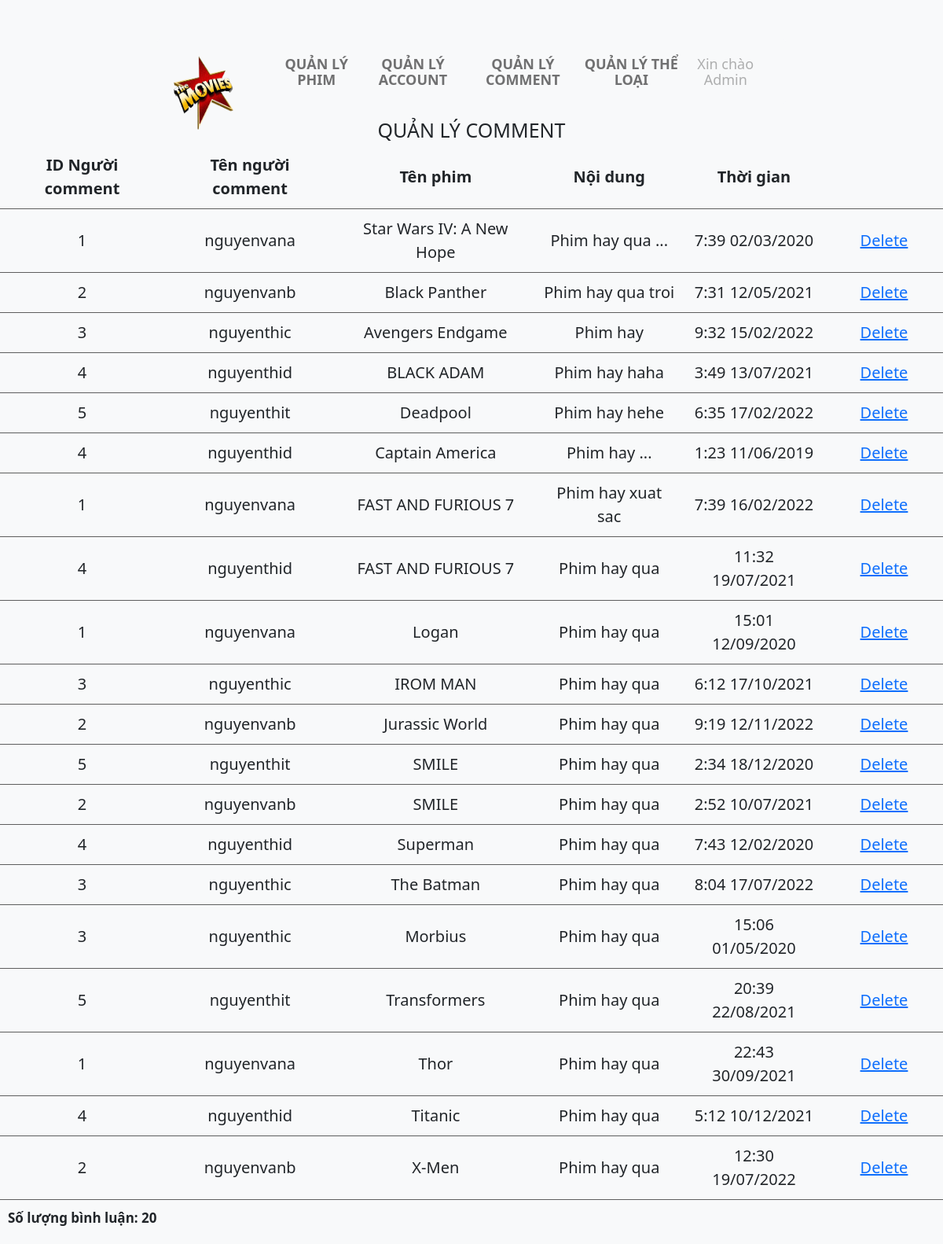
Page /loginAdmin/comment.php (signed in) on the committed database.
### tables this page shows
CREATE TABLE `Comment`
(
  `MaBL` INT AUTO_INCREMENT,
  `MaUser` INT NOT NULL,
  `MaF` INT NOT NULL,
  `Content` NVARCHAR(1000) NOT NULL,
  `Times` VARCHAR(20) NOT NULL,
  PRIMARY KEY (`MaBL`, `MaUser`, `MaF`),
  FOREIGN KEY (`MaUser`) REFERENCES `Users`(`MaUser`),
  FOREIGN KEY (`MaF`) REFERENCES `Film`(`MaF`)
);

CREATE TABLE `Users`
(
  `MaUser` INT AUTO_INCREMENT,
  `Username` VARCHAR(30) NOT NULL,
  `PWD` VARCHAR(30) NOT NULL,
  `Gmail` VARCHAR(30) NOT NULL,
  `OTP` INT DEFAULT NULL,
  PRIMARY KEY (`MaUser`),
  UNIQUE (`Gmail`),
  UNIQUE(`Username`)
);

CREATE TABLE `Film`
(
  `MaF` INT AUTO_INCREMENT,
  `Names` NVARCHAR(50) NOT NULL,
  `Actor` NVARCHAR(100) NOT NULL,
  `Director` NVARCHAR(100) NOT NULL,
  `Rating` TINYINT NOT NULL,
  `Descr` NVARCHAR(1000) NOT NULL,
  `Images` VARCHAR(100) NOT NULL,
  `Trailer` VARCHAR(255) NOT NULL,
  `Age` TINYINT NOT NULL,
  `Years` INT NOT NULL,
  PRIMARY KEY (`MaF`)
);

### loginAdmin/comment.php (the view, shortened to what this page needs)
<!DOCTYPE html>
<html lang="en">
<head>
    <link rel="stylesheet" href="https://maxcdn.bootstrapcdn.com/bootstrap/3.3.7/css/bootstrap.min.css">
    <link rel="stylesheet" href="../css/loginAdmin.css">
    <link rel="stylesheet" href="../css/loginAdmin.css">
    <link rel="stylesheet" href="../css/main.css">
    <link href="https://cdn.jsdelivr.net/npm/bootstrap@5.2.2/dist/css/bootstrap.min.css" rel="stylesheet">
</head>
<body style="background: rgb(248, 249, 250)">
<div class="navbarMenu" style="height: 100px; font-size: 18px; text-align:center">
    <nav class="navbar navbar-expand-lg navbar-light bg-light" id="navBar">
        <div class="container-fluid">
            <a class="navbar-brand" href="home.php"><img id="logo" src="../images/logo.png" alt="IMG" style="width: 100px;"></a>
            <div class="collapse navbar-collapse" id="navbarSupportedContent">
                <ul class="navbar-nav me-auto mb-2 mb-lg-0" id="toCenter">
                    <li class="nav-item">
                        <a class="nav-link" aria-current="page" href="home.php"><b>QUẢN LÝ PHIM</b></a>
                    </li>
                    <li class="nav-item">
                        <a class="nav-link" href="user.php"><b>QUẢN LÝ ACCOUNT</b></a>
                    </li>
                    <li class="nav-item">
                        <a class="nav-link" href="comment.php"><b>QUẢN LÝ COMMENT</b></a>
                    </li>
                    <li class="nav-item">
                        <a class="nav-link" href="genre.php"><b>QUẢN LÝ THỂ LOẠI</b></a>
                    </li>
                    <li class="nav-item">
                        <a class="nav-link disabled">Xin chào Admin</a>
                    </li>
                </ul>
            </div>
        </div>
    </nav>
</div>
<table cellpadding="10" cellspacing="10" border="0" style="border-collapse: collapse; margin: auto;font-size: 20px">
<h1 style="text-align: center">QUẢN LÝ COMMENT</h1>
    <tr class="header">
        <td>ID Người comment</td>
        <td>Tên người comment</td>
        <td>Tên phim</td>
        <td>Nội dung</td>
        <td>Thời gian</td>
    </tr>
        <?php
            require_once('../api/dbConnection.php');
            $sql = 'SELECT * FROM comment';
            try {
                $stmt = $dbCon->prepare($sql);
                $stmt->execute();
            } catch (PDOException $ex) {
                die(json_encode(array('status' => false, 'data' => $ex->getMessage())));
            }
            $total = 0;
            while ($row = $stmt->fetch(PDO::FETCH_ASSOC)){
                $total++;
                $sql1 = 'SELECT * FROM users WHERE MaUser=?';
                try {
                    $stmt1 = $dbCon->prepare($sql1);
                    $stmt1->execute(array($row['MaUser']));
                } catch (PDOException $ex) {
                    die(json_encode(array('status' => false, 'data' => $ex->getMessage())));
                }
                $row1 = $stmt1->fetch(PDO::FETCH_ASSOC);
                $sql2 = 'SELECT * FROM film WHERE MaF=?';
                try {
                    $stmt2 = $dbCon->prepare($sql2);
                    $stmt2->execute(array($row['MaF']));
                } catch (PDOException $ex) {
                    die(json_encode(array('status' => false, 'data' => $ex->getMessage())));
                }
                $row2 = $stmt2->fetch(PDO::FETCH_ASSOC);
                echo '
                <tr class="item">
                    <td>'.$row['MaUser'].'</td>
                    <td>'.$row1['Username'].'</td>
                    <td>'.$row2['Names'].'</td>
                    <td>'.$row['Content'].'</td>
                    <td>'.$row['Times'].'</td>
                    <td><a href="" id='.$row["MaBL"].' class="delComment">Delete</a></td>
                </tr>
                ';
            }
          ?>
    <tr class="control" style="text-align: left; font-weight: bold; font-size: 17px">
        <td colspan="5">
            <p>Số lượng bình luận: <?php if (isset($total)) echo $total; ?></p>
        </td>
    </tr>
</table>
</body>
</html>

### css/loginAdmin.css (style rules this page uses)
body { padding-top: 50px; }
table { text-align: center; }
td { padding: 10px; }
tr.item { border-top: 1px solid #5e5e5e; border-bottom: 1px solid #5e5e5e; }
tr.item td { min-width: 150px; }
tr.header { font-weight: bold; }
a { text-decoration: none; }
.add, .nav-link { text-decoration: none !important; }
.nav-link { font-size: 30px; }

### css/main.css (style rules this page uses)
.navbarMenu { margin: 0px 200px 0px 200px; }
#logo { height: 100px; }

### rows in the picture
comment: MaUser "1", users.Username "nguyenvana", film.Names "Star Wars IV: A New Hope", Content "Phim hay qua ...", Times "7:39 02/03/2020"
comment: MaUser "2", users.Username "nguyenvanb", film.Names "Black Panther", Content "Phim hay qua troi", Times "7:31 12/05/2021"
comment: MaUser "3", users.Username "nguyenthic", film.Names "Avengers Endgame", Content "Phim hay", Times "9:32 15/02/2022"
comment: MaUser "4", users.Username "nguyenthid", film.Names "BLACK ADAM", Content "Phim hay haha", Times "3:49 13/07/2021"
comment: MaUser "5", users.Username "nguyenthit", film.Names "Deadpool", Content "Phim hay hehe", Times "6:35 17/02/2022"
comment: MaUser "4", users.Username "nguyenthid", film.Names "Captain America", Content "Phim hay ...", Times "1:23 11/06/2019"
comment: MaUser "1", users.Username "nguyenvana", film.Names "FAST AND FURIOUS 7", Content "Phim hay xuat sac", Times "7:39 16/02/2022"
comment: MaUser "4", users.Username "nguyenthid", film.Names "FAST AND FURIOUS 7", Content "Phim hay qua", Times "11:32 19/07/2021"
comment: MaUser "1", users.Username "nguyenvana", film.Names "Logan", Content "Phim hay qua", Times "15:01 12/09/2020"
comment: MaUser "3", users.Username "nguyenthic", film.Names "IROM MAN", Content "Phim hay qua", Times "6:12 17/10/2021"
comment: MaUser "2", users.Username "nguyenvanb", film.Names "Jurassic World", Content "Phim hay qua", Times "9:19 12/11/2022"
comment: MaUser "5", users.Username "nguyenthit", film.Names "SMILE", Content "Phim hay qua", Times "2:34 18/12/2020"
comment: MaUser "2", users.Username "nguyenvanb", film.Names "SMILE", Content "Phim hay qua", Times "2:52 10/07/2021"
comment: MaUser "4", users.Username "nguyenthid", film.Names "Superman", Content "Phim hay qua", Times "7:43 12/02/2020"
comment: MaUser "3", users.Username "nguyenthic", film.Names "The Batman", Content "Phim hay qua", Times "8:04 17/07/2022"
comment: MaUser "3", users.Username "nguyenthic", film.Names "Morbius", Content "Phim hay qua", Times "15:06 01/05/2020"
comment: MaUser "5", users.Username "nguyenthit", film.Names "Transformers", Content "Phim hay qua", Times "20:39 22/08/2021"
comment: MaUser "1", users.Username "nguyenvana", film.Names "Thor", Content "Phim hay qua", Times "22:43 30/09/2021"
comment: MaUser "4", users.Username "nguyenthid", film.Names "Titanic", Content "Phim hay qua", Times "5:12 10/12/2021"
comment: MaUser "2", users.Username "nguyenvanb", film.Names "X-Men", Content "Phim hay qua", Times "12:30 19/07/2022"

### other values in the picture
$total "20"
